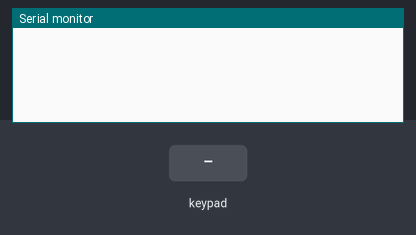
Simulated run of this sketch. Board: Arduino Uno, built with avr-gcc and run on an emulated ATmega328P. Parts: the last lines printed to the serial monitor. Wiring (inferred from the names in the program): 3×3 keypad with keys 1 2 3 4 5 6 7 8 9 (labels assumed): rows pin 2, pin 3, pin 4; columns pin 5, pin 6, pin 7. Inputs (shaded band) come from the test bench.

Above: at 1.2 s.
1.3 s: key '1' pressed
At 2.2 s:
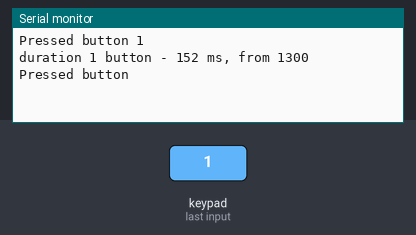
2.9 s: keypad keys 2 3 4 pressed 0.4 s apart
At 4.7 s:
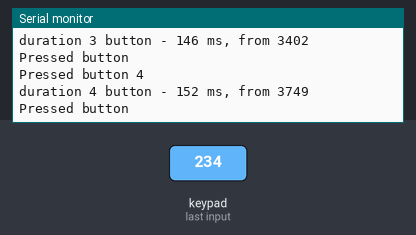
5.6 s: key '2' pressed
At 6.8 s:
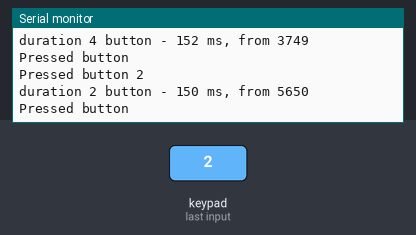
7.1 s: keypad keys 5 6 7 pressed 0.4 s apart
At 8.5 s:
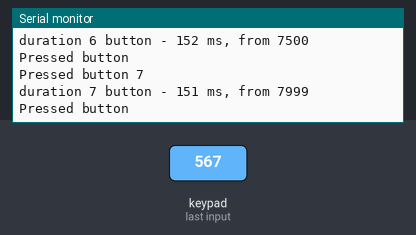
Timing chart, 0 to 10.1 s (numbered marks = the images above; inputs shaded):
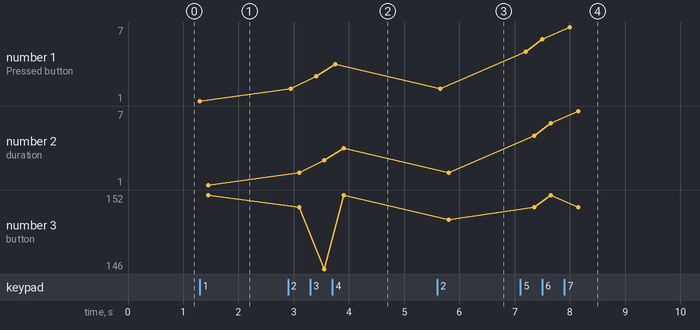

The sketch:

buttonMatrix.ino
```cpp
#define N 50
#define NROWS 3
#define NCOLS 3

const uint8_t row_pins[NROWS] = {2, 3, 4};
const uint8_t col_pins[NCOLS] = {5, 6, 7};

volatile uint8_t current_row = 0;
bool btn_state[NROWS * NCOLS] = {false};
bool btn_prev_state[NROWS * NCOLS] = {false};
unsigned long press_time[NROWS * NCOLS] = {0};
unsigned long press_start[NROWS * NCOLS] = {0};

void setup() {
    cli();
    TCCR1A = 0;
    TCCR1B = (1 << WGM12) | (1 << CS12) | (1 << CS10);
    OCR1A = (F_CPU / 1024 / (1000 / N)) - 1;
    TIMSK1 |= (1 << OCIE1A);
    sei();

    DDRD |= 0b00011100;
    DDRD &= ~0b11100000;
    PORTD |= 0b11100000;
    Serial.begin(9600);
}

ISR(TIMER1_COMPA_vect) {
    current_row = (current_row + 1) % NROWS;
}

void loop() {
    update_button_state();
    delay(5);
}

void update_button_state() {
    PORTD |= 0b00011100;
    PORTD &= ~(1 << (row_pins[current_row]));

    uint8_t col_states = PIND & 0b11100000;
    col_states = ~col_states >> 5;

    bool changed = false;
    for (uint8_t icol = 0; icol < NCOLS; icol++) {
        uint8_t btn_index = current_row * NCOLS + icol;
        bool new_state = col_states & (1 << icol);
        if (new_state != btn_prev_state[btn_index]) {
            btn_prev_state[btn_index] = new_state;
            changed = true;
            if (new_state) {
                press_start[btn_index] = millis();
            } else {
                press_time[btn_index] = millis() - press_start[btn_index];
                Serial.print("duration ");
                Serial.print(btn_index + 1);
                Serial.print(" button - ");
                Serial.print(press_time[btn_index]);
                Serial.print(" ms, from ");
                Serial.println(press_start[btn_index]);
            }
        }
        btn_state[btn_index] = new_state;
    }

    if (changed) {
        Serial.print("Pressed button ");
        bool first = true;
        for (uint8_t i = 0; i < NROWS * NCOLS; i++) {
            if (btn_state[i]) {
                if (!first) Serial.print(", ");
                Serial.print(i + 1);
                first = false;
            }
        }
        Serial.println();
    }
}
```

Measured:
- after the input at 1.3 s, the serial monitor: prints a new line at once (image 1)
- after the input at 2.9 s, the serial monitor: prints a new line after 0.05 s (image 2)
- after the input at 5.6 s, the serial monitor: prints a new line after 0.20 s (image 3)
- after the input at 7.1 s, the serial monitor: prints a new line after 0.10 s (image 4)
- plotted number 1: 1 → 4 after the input at 2.9 s, 2 → 7 after the input at 7.1 s
- plotted number 2: 1 → 4 after the input at 2.9 s, 2 → 7 after the input at 7.1 s
- plotted number 3: 152 → 150 after the input at 5.6 s, 150 → 151 after the input at 7.1 s
